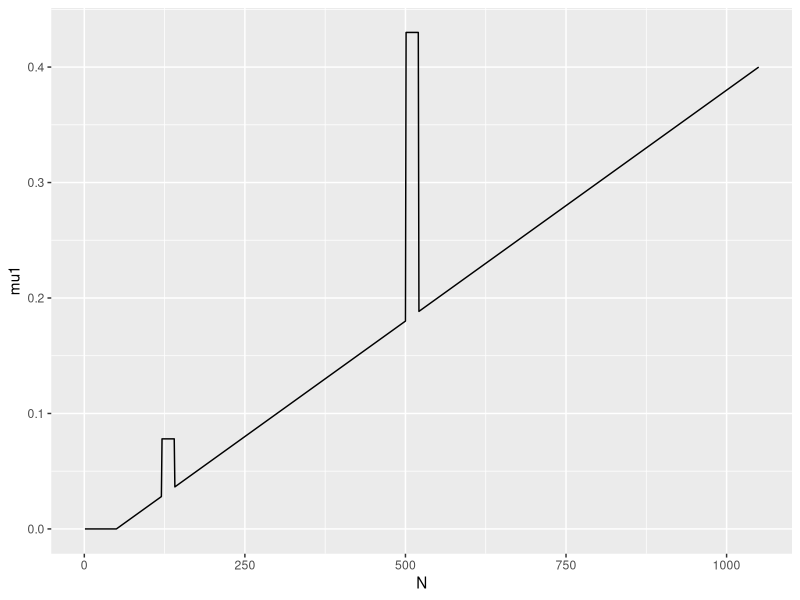
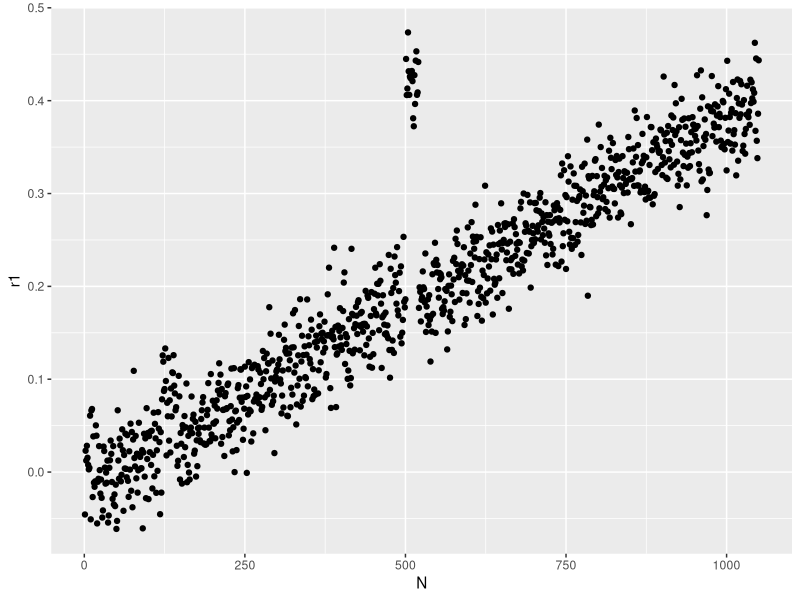
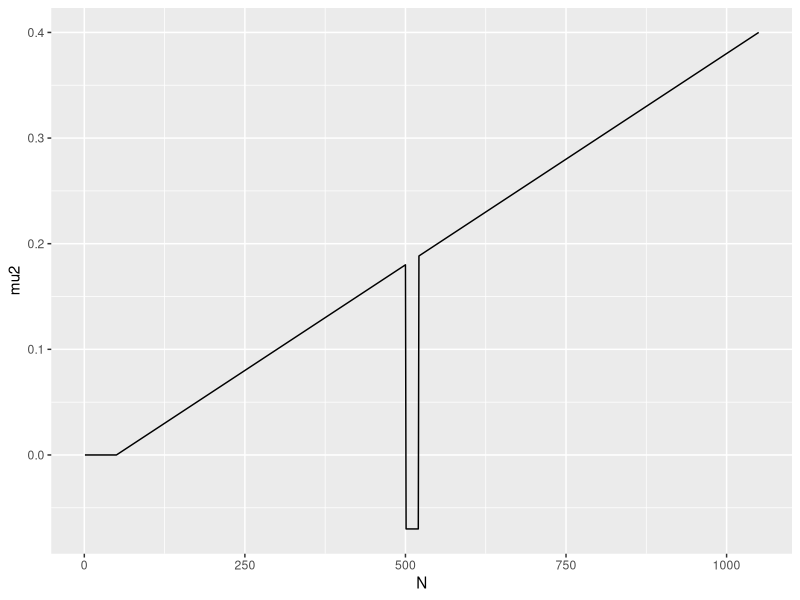
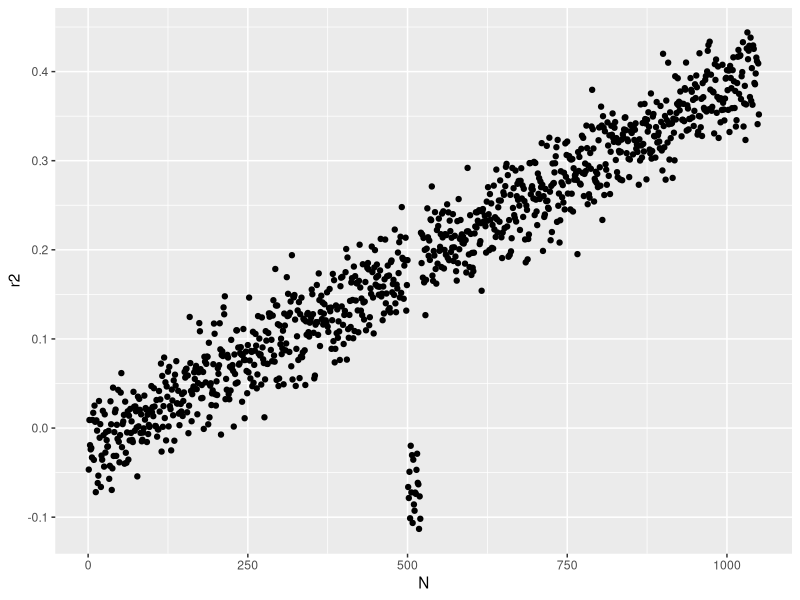

Write the R code that produced these figures, in order. (Note: this script raises an error after producing the figures.)
library(ggplot2)
library(dplyr)


setwd("D:/Ilustration-proc-dure")

# Generate Data mu1 & r1-----------------------------------------------------------

Nbre1 <- 50
Nbre2 <- 1000
Nbre3 <- 20
Nbre4 <- 20
Nbre <- Nbre1 + Nbre2 
NT1 <- 120
NT2 <- 500

a <- 0.0004
b <- 0.25
c <- 0.05
sd <- 0.03

Data <- data.frame(N = seq(1:Nbre))
Data$mu1 <- rep(NA,Nbre)

Data$mu1[1:Nbre1] <- 0
Data$mu1[(Nbre1+1):(Nbre1 + Nbre2)] <- a*(Data$N[(Nbre1+1):(Nbre1 + Nbre2)] - Nbre1)
Data$mu1[(NT1+1):(NT1+Nbre3)] <- a*(NT1 - Nbre1) + c
Data$mu1[(NT2+1):(NT2+Nbre4)] <- a*(NT2 - Nbre1) + b

Data$r1 <- Data$mu1 + rnorm(n = Nbre,sd = sd) 
 
ggplot(Data,aes(x = N, y = mu1)) + geom_line()
ggplot(Data,aes(x = N, y = r1))  + geom_point() 
write.table(Data[,c("N","mu1")],"mu1.txt",sep = "\t",row.names = FALSE,col.names = F)

# Generate Data mu2 & r2-----------------------------------------------------------


Nbre1 <- 50
Nbre2 <- 1000
Nbre3 <- 20
Nbre4 <- 20
Nbre <- Nbre1 + Nbre2 
NT1 <- 120
NT2 <- 500

a <- 0.0004
b <- 0.25
c <- 0.05
sd <- 0.03

Data$mu2 <- rep(NA,Nbre)

Data$mu2[1:Nbre1] <- 0
Data$mu2[(Nbre1+1):(Nbre1 + Nbre2)] <- a*(Data$N[(Nbre1+1):(Nbre1 + Nbre2)] - Nbre1)
Data$mu2[(NT2+1):(NT2+Nbre4)] <- a*(NT2 - Nbre1) - b


Data$r2 <- Data$mu2 + rnorm(Nbre,sd = sd) 

ggplot(Data,aes(x = N, y = mu2)) + geom_line()
ggplot(Data,aes(x = N, y = r2))  + geom_point() 
write.table(Data[,c("N","mu2")],"mu2.txt",sep = "\t",row.names = FALSE,col.names = F)



# Labellize the data : 3 trajectory ---------------------------------------

Data$traj[1:(Nbre1 + Nbre2)]  <- "traj1"
Data$traj[(NT1+1):(NT1+Nbre3)]  <- "traj2"
Data$traj[(NT2+1):(NT2+Nbre4)]  <- "traj3"

# Delete a part of data to simulate NSS periods ---------------------------

NSSP <- 0.1
DataBis <- Data[-IndexDelete,]
DataBis <- DataBis[-sample(1:nrow(DataBis),NSSP*nrow(DataBis)),]

IndexDelete <- c((NT2+50): (Nbre2-100))


ggplot(DataBis,aes(x = N, y = r1))  + geom_point() 
ggplot(DataBis,aes(x = N, y = r2))  + geom_point() 
ggplot(DataBis,aes(x = r1, y = r2))  + geom_point() 
 


write.table(DataBis[,c("N","r1")],"r1.txt",sep = "\t",row.names = FALSE,col.names = F)

write.table(DataBis[,c("N","r2")],"r2.txt",sep = "\t",row.names = FALSE,col.names = F)

# Data in the indicators' space -------------------------------------------


ggplot(DataBis,aes(x = r1,y = r2)) + geom_point()
ggplot(DataBis,aes(x = mu1,y = mu2)) + geom_line()


# Save into 3 trajectories ------------------------------------------------

Data %>%
      filter(traj == "traj1") %>%
      select(mu1,mu2)%>%
      write.table(.,"traj1.txt",sep = "\t",row.names = FALSE,col.names = F)

Data %>%
  filter(traj == "traj2") %>%
  select(mu1,mu2)%>%
  write.table(.,"traj2.txt",sep = "\t",row.names = FALSE,col.names = F)

Data %>%
  filter(traj == "traj3") %>%
  select(mu1,mu2)%>%
  write.table(.,"traj3.txt",sep = "\t",row.names = FALSE,col.names = F)


DataBis %>%
  filter(traj == "traj1") %>%
  select(r1,r2)%>%
  write.table(.,"traj1R.txt",sep = "\t",row.names = FALSE,col.names = F)

DataBis %>%
  filter(traj == "traj2") %>%
  select(r1,r2)%>%
  write.table(.,"traj2R.txt",sep = "\t",row.names = FALSE,col.names = F)

DataBis %>%
  filter(traj == "traj3") %>%
  select(r1,r2)%>%
  write.table(.,"traj3R.txt",sep = "\t",row.names = FALSE,col.names = F)


